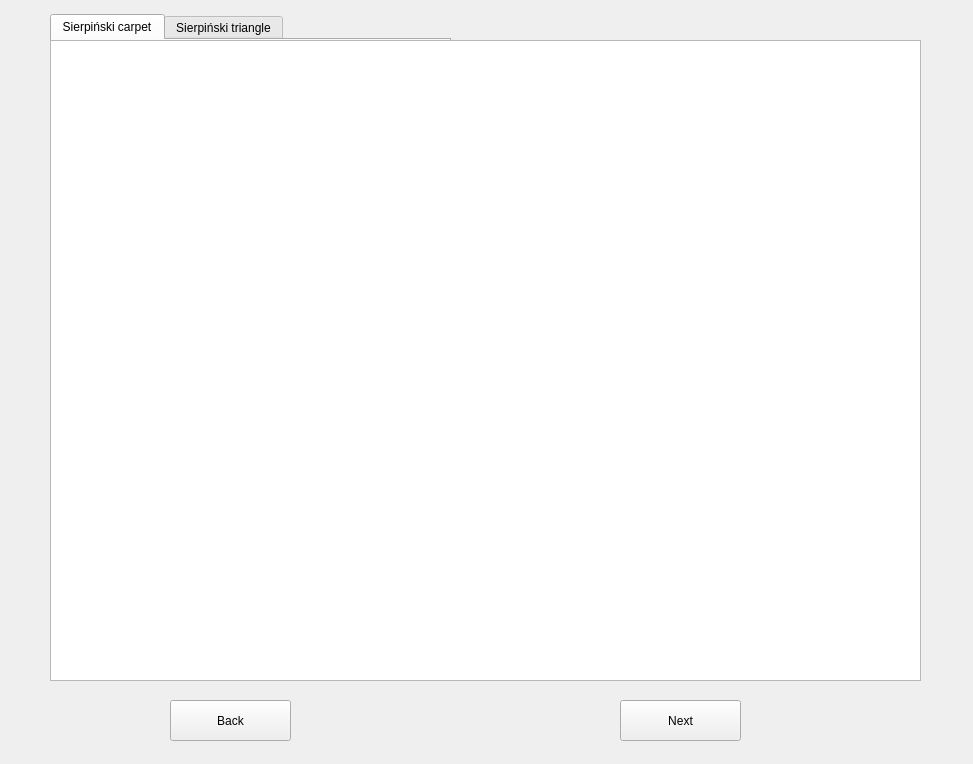
<?xml version="1.0" encoding="UTF-8"?>
<ui version="4.0">
 <class>Geometric</class>
 <widget class="QWidget" name="Geometric">
  <property name="geometry">
   <rect>
    <x>0</x>
    <y>0</y>
    <width>973</width>
    <height>764</height>
   </rect>
  </property>
  <property name="windowTitle">
   <string>Form</string>
  </property>
  <widget class="CustomGraphicsView" name="graphicsView">
   <property name="geometry">
    <rect>
     <x>50</x>
     <y>40</y>
     <width>871</width>
     <height>641</height>
    </rect>
   </property>
   <property name="dragMode">
    <enum>QGraphicsView::ScrollHandDrag</enum>
   </property>
  </widget>
  <widget class="QPushButton" name="pushButton">
   <property name="geometry">
    <rect>
     <x>170</x>
     <y>700</y>
     <width>121</width>
     <height>41</height>
    </rect>
   </property>
   <property name="text">
    <string>Back</string>
   </property>
  </widget>
  <widget class="QPushButton" name="pushButton_2">
   <property name="geometry">
    <rect>
     <x>620</x>
     <y>700</y>
     <width>121</width>
     <height>41</height>
    </rect>
   </property>
   <property name="text">
    <string>Next</string>
   </property>
  </widget>
  <widget class="QTabWidget" name="tabWidget">
   <property name="geometry">
    <rect>
     <x>50</x>
     <y>14</y>
     <width>401</width>
     <height>31</height>
    </rect>
   </property>
   <property name="currentIndex">
    <number>0</number>
   </property>
   <widget class="QWidget" name="tab_carpet">
    <attribute name="title">
     <string>Sierpiński carpet</string>
    </attribute>
   </widget>
   <widget class="QWidget" name="tab_triangle">
    <attribute name="title">
     <string>Sierpiński triangle</string>
    </attribute>
   </widget>
  </widget>
  <zorder>tabWidget</zorder>
  <zorder>graphicsView</zorder>
  <zorder>pushButton</zorder>
  <zorder>pushButton_2</zorder>
 </widget>
 <customwidgets>
  <customwidget>
   <class>CustomGraphicsView</class>
   <extends>QGraphicsView</extends>
   <header>customgraphicsview.h</header>
  </customwidget>
 </customwidgets>
 <resources/>
 <connections/>
</ui>
